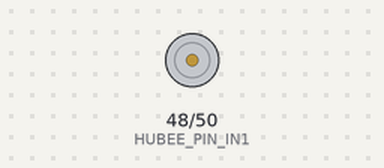
Simulated run of this sketch. Board: Arduino Mega 2560, built with avr-gcc and run on an emulated ATmega2560. On the bench: motor-driver pin pairs drawn as motors (green arrow = first pin HIGH = forward, orange = second pin HIGH = backward, longer = more drive, scaled by the enable pin). What the sketch prints to the serial monitor is not drawn.

Above: at 0.1 s.
At 5.1 s:
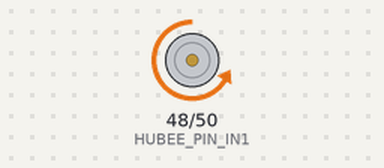
Timing chart, 0 to 6.6 s (numbered marks = the images above):
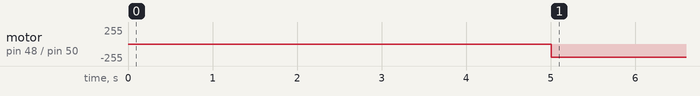

The sketch:

swerve_test.ino
```cpp
#include "Arduino.h"
#include "SwerveWheel.h"

static int state = 0;
static SwerveWheel sw;
void setup()
{
  Serial.begin(9600);
  Serial.write("Setup Started\n");
  sw.setup();
  Serial.write("Setup Finished\n");
  delay(2000);
}

void loop()
{
  /*
  while(state < 1024)
  {
    sw.setAngle(state);
    delay(50);
    state = (state + 10);
  }
  */
  /*
  switch (state) {
    case 0:
      Serial.write("CASE 0\n");
      //sw.moveAngle(511);
      sw.moveForward();
      delay(3000);
      state++;
      break;
    case 1:
      break;
  }
  */

  switch (state) {
    case 0:
      Serial.write("CASE 0\n");
      sw.moveAngle(45);
      delay(6000);
      state++;
      break;
    case 1:
      Serial.write("CASE 1\n");
      sw.moveAngle(-45);
      delay(6000);
      state++;
      break;
    case 2:
      Serial.write("CASE 2\n");
      sw.moveAngle(-90);
      delay(6000);
      state++;
      break;
    case 3:
      Serial.write("CASE 3\n");
      sw.moveAngle(90);
      delay(6000);
      state++;
      break;
    case 4:
      Serial.write("CASE 4\n");
      sw.moveAngle(30);
      delay(6000);
      state++;
      break;
    case 5:
      Serial.write("CASE 5\n");
      sw.moveAngle(-30);
      delay(6000);
      state++;
      break;
    case 6:
      sw.moveAngle(0);
      delay(6000);
      state = 0;
      break;
  }

}
```

Ax12.cpp
```cpp
#include "Ax12.h"

void Ax12::setup()
{
    Serial3.begin(1000000); // Servo Communication Speed
    delay(2);
    transmit();
    delay(1);
    /*
    // set baud rate to 250000
    reg_write_2_byte(broadcast_id, baud_rate, 7);
    Action(broadcast_id);
    delay(2);
    Serial3.end();
    delay(1);
    Serial3.begin(250000);
    delay(1);
    */
    // set moving speed to maximum
    reg_write_2_byte(broadcast_id, moving_speed, 0xff);
    Action(broadcast_id);
    // set initial position to zero
    reg_write_2_byte(broadcast_id, goal_position, DEAD_AHEAD);
    Action(broadcast_id);
    recieve();
    delay(3000);
}

int Ax12::setAngle(int angle)
{
  if(angle < 0 || angle > 1023)
  {
    return -1;
  }
  delay(1);
  transmit();
  delay(1);
  reg_write_2_byte(broadcast_id,goal_position,angle);// put location value into buffer
  Action(broadcast_id); //execute buffer
  recieve(); //enable receiving
  delay(1);
  return 1;
}


void Ax12::transmit()
{
  bitSet(UCSR3B,3); // Sets Tx pin
  bitClear(UCSR3B,4); // Clear Rx pin
  bitClear(UCSR3B,7); // Disable Rx Interrupt
}

void Ax12::recieve()
{
  bitClear(UCSR3B,3); // Clear Tx pin
  bitSet(UCSR3B,4);  // Set Rx Pin
  bitSet(UCSR3B,7);  // Allows Rx Interrupt
}


void Ax12::reg_write_1_byte(int id, int location, int val)
{
  int length = 4;
  int checksum = ~((id + length + write_ins + location + (val&0xFF))%256); //Checksum Value
  Serial3.write(0xFF); // Starts instruction packet
  Serial3.write(0xFF);
  Serial3.write(id);
  Serial3.write(length);
  Serial3.write(write_ins);
  Serial3.write(location);
  Serial3.write(val&0xFF); // Lower Byte
  Serial3.write(checksum);
}
/*---------------------------------------
 Function to reg_write to a 2 byte register
 location = what register to write to
 val = what value to write to register
 ---------------------------------------*/
void Ax12::reg_write_2_byte(int id, int location,int val)
{
  int length = 5; // length of 2-byte instruction is 5
  int checksum = ~((id + length + reg_write_ins + location + (val&0xFF) + ((val&0xFF00) >> 8))%256); //Checksum Value
  Serial3.write(0xFF); // Starts instruction packet
  Serial3.write(0xFF);
  Serial3.write(id);
  Serial3.write(length);
  Serial3.write(reg_write_ins);
  Serial3.write(location);
  Serial3.write(val&0xFF); // Lower Byte
  Serial3.write((val&0xFF00) >> 8); // Upper Byte
  Serial3.write(checksum);

  Serial.write((byte)0xFF); // Starts instruction packet
  Serial.write((byte)0xFF);
  Serial.write((byte)id);
  Serial.write((byte)length);
  Serial.write((byte)reg_write_ins);
  Serial.write((byte)location);
  Serial.write((byte)val&0xFF); // Lower Byte
  Serial.write((byte)((val&0xFF00) >> 8)); // Upper Byte
  Serial.write((byte)checksum);
  Serial.println("");
}

void Ax12::reset(int id)
{
  int length = 0x2; // length of 2-byte instruction is 5
  int checksum = ~((id + length + reset_ins)%256); //Checksum Value
  Serial3.write(0xFF); // Starts instruction packet
  Serial3.write(0xFF);
  Serial3.write(id);
  Serial3.write(length);
  Serial3.write(reset_ins);
  Serial3.write(checksum);
}

/*---------------------------------------
 Action Function to perform Reg_Write Functions
 ---------------------------------------*/
void Ax12::Action(int id)
{
  int length = 2;
  int checksum = ~((id + length + action_ins)%256);
  Serial3.write(0xFF);
  Serial3.write(0xFF);
  Serial3.write(id); // Broadcast(0xFE) is used when sending action to two Dynamixels
  Serial3.write(length);
  Serial3.write(action_ins);
  Serial3.write(checksum);
}
```

Ax12.h
```cpp
#ifndef AX12_H
#define AX12_H

#include <Arduino.h>

// instruction table for Dynamixel AX-12A
//---------------------------------------
#define ping_ins 1 // checked
#define read_ins 2 // checked
#define write_ins 3 // Checked
#define reg_write_ins 4 // Checked
#define action_ins 5 // Checked
#define reset_ins 6 // Checked
#define sync_write_ins 131

//---------------------------------------

//registers table for Dynamixel AX-12A
//---------------------------------------
#define servo_id 3
#define baud_rate 4
#define max_torque 14
#define alarm_led 17
#define alarm_shutdown 18
#define torque_enable 24
#define goal_position 30
#define moving_speed 32
#define current_position 36
#define present_temp 43
//---------------------------------------

//Other necessary values for Dynamixel AX-12A
//---------------------------------------
#define broadcast_id 0xFE
//Goal_position that points directly in front of the robot
#define DEAD_AHEAD 660

//---------------------------------------

//~Class for moving all of the AX12 servos at once
class Ax12
{
	//==================================================
	//~~SERIAL INFORMATION=================================
	//==================================================
	/*
		Code is set up to communicate on serial3.
	*/
	//==================================================

	public:
		void setup();
		int setAngle(int angle);
	private:
		void recieve();
		void transmit();
		void reg_write_1_byte(int id, int location, int val);
		void reg_write_2_byte(int id, int location,int val);
		void reset(int id);
		void Action(int id);
};
#endif
```

Hubee.cpp
```cpp
/*HUB-ee BMD Arduino Lib
Provides an object for a single motor using the BMD motor driver, includes optional standby control.
Designed for the BMD or BMD-S motor driver which uses the Toshiba TB6593FNG motor driver IC
Created by Creative Robotics Ltd in 2012.
Released into the public domain.
*/
#include "Hubee.h"

Hubee::Hubee(){}

void Hubee::setup(int In1Pin, int In2Pin, int PWMPin, unsigned int motorPower)
{
    IN1 = In1Pin;
    IN2 = In2Pin;
    PWM = PWMPin;
    pinMode(IN1, OUTPUT);
    pinMode(IN2, OUTPUT);

    this->motorPower = motorPower;
    movingForward = true;
}

void Hubee::stop() {
    analogWrite(PWM, 0);
    digitalWrite(IN1, HIGH);
    digitalWrite(IN2, HIGH);
}

void Hubee::forward() {
    setMotor(HIGH);
    movingForward = true;
}

void Hubee::backward() {
    setMotor(LOW);
    movingForward = false;
}

//set the motor - public function
void Hubee::setMotorPower(int motorPower) {
    if (motorPower < 0) {
        movingForward = false;
    }
    else if (motorPower > 0) {
        movingForward = true;
    }
    //write the speed value to PWM
    analogWrite(PWM, motorPower);
}

void Hubee::setMotor(bool motorDirection) {

    //Serparate case for stopping motor
    if(motorPower == 0) {
        stop();
        return;
    }

    //write the speed value to PWM
    analogWrite(PWM, motorPower);

    //Forward
    if (motorDirection) {
        digitalWrite(IN1, LOW);
        digitalWrite(IN2, HIGH);
    }
    //Backward
    else {
        digitalWrite(IN1, HIGH);
        digitalWrite(IN2, LOW);
    }
}
```

Hubee.h
```cpp
/*HUB-ee BMD Arduino Lib
Provides an object for a single motor using the BMD motor driver, includes optional standby control.
Designed for the BMD or BMD-S motor driver which uses the Toshiba TB6593FNG motor driver IC
Created by Creative Robotics Ltd in 2012.
Released into the public domain.
*/
#ifndef HUBeeBMDWheel_H
#define HUBeeBMDWheel_H
#include <Arduino.h>

class Hubee
{
	public:
		Hubee();
		void setup(int In1Pin, int In2Pin, int PWMPin, unsigned int motorPower = 255);
		//Stop the motors with braking
		void stop();
		//Move forward
		void forward();
		//Move backward
		void backward();
		void setMotorPower(int motorPower);

	private:
		void setMotor(bool direction);
		int motorPower;
		bool movingForward;

		//pin assignments
		unsigned int IN1;
		unsigned int IN2;
		unsigned int PWM;
};
#endif
```

SwerveWheel.cpp
```cpp
#include "SwerveWheel.h"

void SwerveWheel::setup()
{
  hubee.setup(HUBEE_PIN_IN1, HUBEE_PIN_IN2, HUBEE_PIN_PWM, 200);
  hubee.stop();
  ax.setup();
}
int SwerveWheel::setAngle(int angle)
{
  if(angle < -90 || angle > 90)
  {
    return -1;
  }
  int mappedValue = DEAD_AHEAD + (int)(angle * 1024.0f/300.0f);
  return ax.setAngle(mappedValue);
}
int SwerveWheel::moveAngle(int angle)
{
  if(angle < -90 || angle > 90)
  {
    return -1;
  }
  int mappedValue = DEAD_AHEAD + (int)(angle * 1024.0f/300.0f);
  int output = ax.setAngle(mappedValue);
  hubee.forward();
  return output;
}
void SwerveWheel::moveForward()
{
  hubee.forward();
}
void SwerveWheel::moveBackward()
{
  hubee.backward();
}
void SwerveWheel::stop()
{
  hubee.stop();
}
```

SwerveWheel.h
```cpp
#ifndef SWERVE_H
#define SWERVE_H

#include "Ax12.h"
#include "Hubee.h"
#include <Arduino.h>

// HuBee wheel reference: http://www.creative-robotics.com/bmdsresources
//
// Pin IN1 on hubee wheel. Digital pin 48
static const unsigned int HUBEE_PIN_IN1 = 48;
//
// Pin IN2 on hubee wheel. Digital pin 50
static const unsigned int HUBEE_PIN_IN2 = 50;
//
// PWM pin on hubee wheel. PWM pin 9
static const unsigned int HUBEE_PIN_PWM = 9;

//Standby pin on hubee. Digital pin 52
static const unsigned int HUBEE_PIN_STANDBY = 52;

//***************Wire assignments ***************
//
// BLACK: GND
// WHITE: +V
// GREY: IN1
// PURPLE: IN2
// BLUE: PWM
// GREEN: Standby (active low - can be left disconnected)
// YELLOW/ORANGE: Quadrature sensor channels A and B (not used in this)

//~Class for moving all of the swerve wheels
class SwerveWheel
{
	//==================================================
	//~~SERIAL INFORMATION=================================
	//==================================================
	/*
		Code is set up to communicate on serial3.
	*/
	//==================================================
	public:
		void setup();
                //Takes an angle between (inclusive) -90 and 90
                //with 0 pointing the wheels forward
       		int setAngle(int angle);
		//Takes an angle between (inclusive) -90 and 90
                //with 0 pointing the wheels forward
                int moveAngle(int angle);
		void moveForward();
		void moveBackward();
		void stop();
	private:
                Hubee hubee;
	        Ax12 ax;
};
#endif
```

Measured:
- by itself, motor on pin 48 (HUBEE_PIN_IN1) / pin 50 (HUBEE_PIN_IN2): stopped → backward 200/255 at 5.0 s
